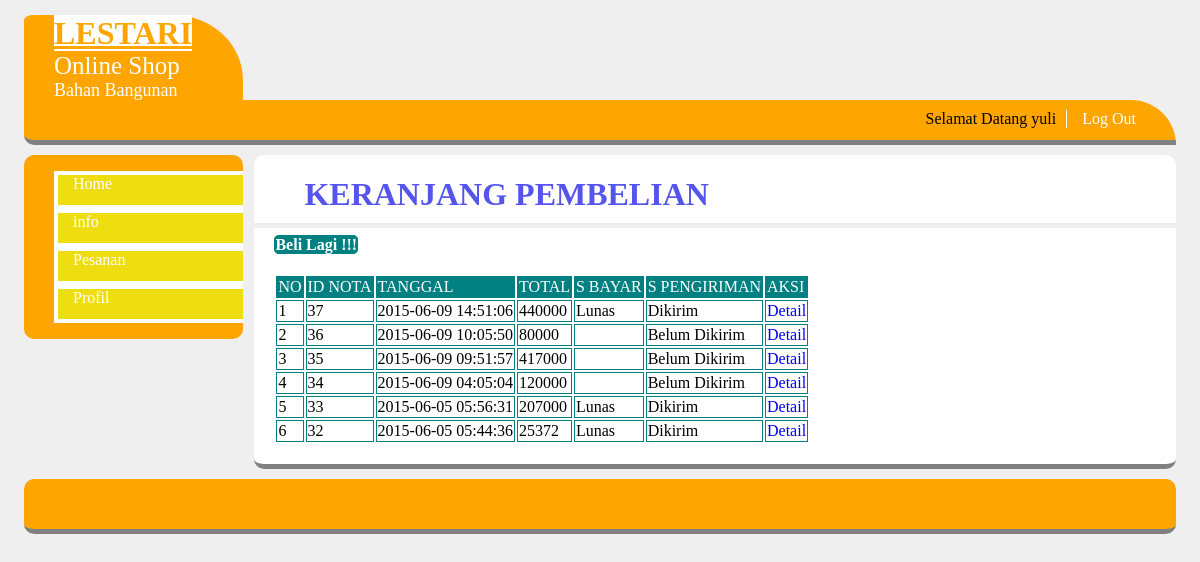
Screenshot of /master/member/index.php?module=pesan (signed in) with the database file from the repository.
### tables this page shows
CREATE TABLE IF NOT EXISTS `tb_user` (
  `USERNAME` varchar(50) NOT NULL,
  `PASSWORD` varchar(100) DEFAULT NULL,
  `NAMA` varchar(30) DEFAULT NULL,
  `TMP_LAHIR` varchar(30) DEFAULT NULL,
  `TGL_LAHIR` date DEFAULT NULL,
  `JK` char(1) DEFAULT NULL,
  `ALAMAT` varchar(50) DEFAULT NULL,
  `KOTA` varchar(20) DEFAULT NULL,
  `LEVEL` varchar(20) DEFAULT NULL
);

CREATE TABLE IF NOT EXISTS `tb_transaksi` (
`ID_T` int(11) NOT NULL,
  `USERNAME` varchar(50) DEFAULT NULL,
  `TGL_T` datetime DEFAULT NULL,
  `TOTAL_T` int(11) DEFAULT NULL,
  `STATUS` int(11) DEFAULT NULL,
  `lokasi` varchar(100) DEFAULT NULL,
  `norek` varchar(50) DEFAULT NULL,
  `an` varchar(50) DEFAULT NULL,
  `bayar` varchar(50) DEFAULT NULL,
  `status_pengiriman` varchar(20) DEFAULT NULL
);

### master/member/data_transaksi.php (the view, shortened to what this page needs)
<?php
	$idm=$_SESSION ['username'];
	$act =$_GET["act"];
	switch($act){
		default:
		$select=mysql_query("select * from tb_transaksi where USERNAME='$idm' order by TGL_T desc");
		?>
		<h1>KERANJANG PEMBELIAN</h1>
		<hr size="5" color="#eee">
		<a class="tambah" href="aksi.php?module=transaksi&act=insert"><b>Beli Lagi !!!</b></a></td>
			<table>
				<tr>
					<td class="htable">NO</td>
					<td class="htable">ID NOTA</td>
					<td class="htable">TANGGAL</td>
					<td class="htable">TOTAL</td>
					<td class="htable">S BAYAR</td>
					<td class="htable">S PENGIRIMAN</td>
					<td class="htable">AKSI</td>
				</tr>
				<?php
				$no=1;
				while ($data=mysql_fetch_array($select)){
				?>
				<tr>
					<td class="stable"><?php echo $no?></td>
					<td class="stable"><?php echo $data['ID_T']?></td>
					<td class="stable"><?php echo $data['TGL_T']?></td>
					<td class="stable"><?php echo $data['TOTAL_T']?></td>
					<td class="stable"><?php echo $data['bayar']?></td>
					<td class="stable"><?php echo $data['status_pengiriman']?></td>
					<td class="stable"><a href="?module=detail&id=<?php echo $data["ID_T"];?>">Detail</a></td>
				</tr>
				<?php
				$no++;
				}
				?>
			</table>
			<?php
		break;
	}
?>

### master/nav.php (shortened to what this page needs)
<?php
	$id=$_SESSION ['username'];
	$select_user=mysql_query("select * from tb_user where USERNAME='$id'");
	$data_user=mysql_fetch_array($select_user);
?>
<ul>
	<li>Selamat Datang <?php echo $data_user['NAMA'];?></li>
	<li><a href="../logout.php">Log Out</a></li>
</ul>

### css/style.css (style rules this page uses)
body { background: #efefef; width: 96%; height:auto; margin:auto; }
h1 { padding-left: 50px; color:#5555ee; margin-bottom:10px; }
#menu ul { float:right; list-style:none; margin:15px; font-family:verdana; }
#menu ul li { margin-right:10px; margin-top:-5px; float:left; }
#menu ul li a { display:block; text-decoration:none; font-size:16px; color:white; padding:0 15px; border-left:1px solid white; }
table { padding: 20px; }
a { text-decoration: none; }
.tambah { margin-left: 20px; list-style: none; text-decoration: none; border-radius: 5px; border: 1px solid teal; color: white; background: teal; }
.stable { border: 1px solid teal; }
.htable { border: 1px solid teal; background: teal; color: white; }

### rows the page displays
tb_user: NAMA "yuli"
tb_transaksi: ID_T "37", TGL_T "2015-06-09 14:51:06", TOTAL_T "440000", bayar "Lunas", status_pengiriman "Dikirim"
tb_transaksi: ID_T "36", TGL_T "2015-06-09 10:05:50", TOTAL_T "80000", status_pengiriman "Belum Dikirim"
tb_transaksi: ID_T "35", TGL_T "2015-06-09 09:51:57", TOTAL_T "417000", status_pengiriman "Belum Dikirim"
tb_transaksi: ID_T "34", TGL_T "2015-06-09 04:05:04", TOTAL_T "120000", status_pengiriman "Belum Dikirim"
tb_transaksi: ID_T "33", TGL_T "2015-06-05 05:56:31", TOTAL_T "207000", bayar "Lunas", status_pengiriman "Dikirim"
tb_transaksi: ID_T "32", TGL_T "2015-06-05 05:44:36", TOTAL_T "25372", bayar "Lunas", status_pengiriman "Dikirim"
